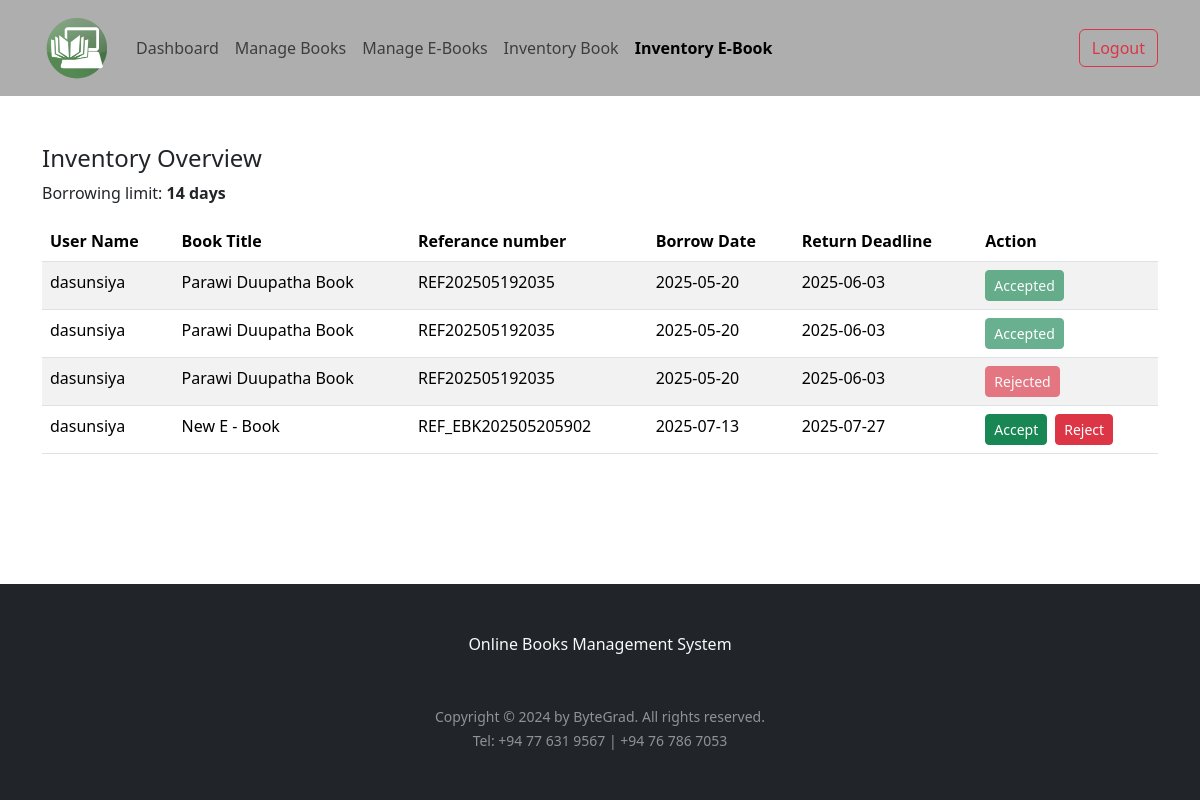
Screenshot of /admin/inventory_ebk.php (signed in) with the database file from the repository.
### tables this page shows
CREATE TABLE `ebook_requests` (
  `rec_id` int(11) NOT NULL,
  `username` varchar(200) NOT NULL,
  `ebookId` int(11) DEFAULT NULL,
  `reference_no` varchar(200) DEFAULT NULL,
  `request_date` date DEFAULT NULL,
  `expire_date` date DEFAULT NULL,
  `status` varchar(100) DEFAULT NULL,
  `mail_remark` varchar(65) DEFAULT NULL
);

CREATE TABLE `ebook_details` (
  `ebookId` int(11) NOT NULL,
  `name` varchar(100) DEFAULT NULL,
  `author` varchar(100) DEFAULT NULL,
  `image` blob DEFAULT NULL,
  `info` mediumtext DEFAULT NULL,
  `binding` varchar(45) DEFAULT NULL,
  `pages` int(11) DEFAULT NULL,
  `publisher` varchar(100) DEFAULT NULL,
  `released_date` varchar(60) DEFAULT NULL,
  `available` tinyint(4) NOT NULL DEFAULT 1,
  `pdf_path` varchar(200) DEFAULT NULL,
  `price` float DEFAULT NULL
);

### admin/inventory_ebk.php (the view, shortened to what this page needs)
<!DOCTYPE html>
<html lang="en">
<head>
    <link href="https://cdn.jsdelivr.net/npm/bootstrap@5.3.3/dist/css/bootstrap.min.css" rel="stylesheet">
    <link href="https://cdn.jsdelivr.net/npm/bootstrap@5.3.6/dist/css/bootstrap.min.css" rel="stylesheet"
>
</head>
<body class="d-flex flex-column min-vh-100">
    <?php include('../components/admin_navbar.php'); ?>
    <main class="flex-grow-1">
        <div class="container mt-5">
            <h4>Inventory Overview</h4>
            <p>Borrowing limit: <strong>14 days</strong></p>
            <table class="table table-striped">
                <thead>
                    <tr>
                        <th>User Name</th>
                        <th>Book Title</th>
                        <th>Referance number</th>
                        <th>Borrow Date</th>
                        <th>Return Deadline</th>
                        <th>Action</th>
                    </tr>
                </thead>
                <tbody>
                    <?php
                        $today = date('Y-m-d');
                        $enddate = date('Y-m-d', strtotime('+14 days'));
                          $sql="SELECT user.email, ebook_details.name, ebook_requests.username, ebook_requests.ebookId, ebook_requests.rec_id, ebook_requests.reference_no, ebook_requests.request_date, ebook_requests.expire_date, ebook_requests.status, ebook_details.available
                                FROM ebook_requests
                                JOIN user ON ebook_requests.username = user.username
                                JOIN ebook_details ON ebook_requests.ebookId = ebook_details.ebookId";
                          if ($result = $conn->query($sql)) {
                            while($row = $result->fetch_assoc()){
                                $book_name =  $row['name'];
                                $usr_name = $row['username'];
                                $usr_email = $row['email'];
                                echo '<tr>';
                                echo '<td>'.$usr_name.'</td>';
                                echo '<td>'.$book_name.'</td>';
                                echo '<td>'.$row['reference_no'].'</td>';
                                if($row['request_date'] == null) {echo '<td>'.$today.'</td>';} else{echo '<td>'.$row['request_date'].'</td>';}
                                if($row['expire_date'] == null) {echo '<td>'.$enddate.'</td>';} else{echo '<td>'.$row['expire_date'].'</td>';}
                                if($row['status'] === 'pending'){
                                    echo '<td> <form method="POST" class="d-flex gap-2">
                                            <input type = "hidden" name="rec_id" value="'.$row['rec_id'].'">
                                            <input type="hidden" name="usr_name" value="' . $usr_name . '">
                                            <input type="hidden" name="usr_email" value="' . $usr_email . '">
                                            <input type="hidden" name="book_name" value="' . $book_name . '">
                                            <button type="submit" name="accepted" class="btn btn-sm btn-success">Accept</button>
                                            <button type="submit" name="rejected" class="btn btn-sm btn-danger">Reject</button>
                                          </form></td>';
                                } else if($row['status'] === 'accepted'){
                                    echo '<td> <button class="btn btn-sm btn-success accept-btn" disabled > Accepted </Button> </td>';
                                } else if($row['status'] === 'rejected'){
                                    echo '<td> <button class="btn btn-sm btn-danger reject-btn" disabled > Rejected </Button> </td>';
                                } else if($row['status'] === 'expired'){
                                    echo '<td> <button class="btn btn-sm btn-warning reject-btn" disabled > expired </Button> </td>';
                                }
                                echo '</tr>';
                            }
                           }?>
                </tbody>
            </table>
        </div>
    </main>
    <?php include('../components/footer.php'); ?>
</body>
</html>

### rows the page displays
ebook_requests: username "dasunsiya", ebookId.name "Parawi Duupatha Book", reference_no "REF202505192035", request_date "2025-05-20", expire_date "2025-06-03", status "Accepted"
ebook_requests: username "dasunsiya", ebookId.name "Parawi Duupatha Book", reference_no "REF202505192035", request_date "2025-05-20", expire_date "2025-06-03", status "Accepted"
ebook_requests: username "dasunsiya", ebookId.name "Parawi Duupatha Book", reference_no "REF202505192035", request_date "2025-05-20", expire_date "2025-06-03", status "Rejected"
ebook_requests: username "dasunsiya", ebookId.name "New E - Book", reference_no "REF_EBK202505205902"
